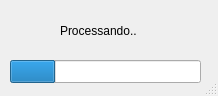
<?xml version="1.0" encoding="UTF-8"?>
<ui version="4.0">
 <class>DialogProgress</class>
 <widget class="QDialog" name="DialogProgress">
  <property name="windowModality">
   <enum>Qt::ApplicationModal</enum>
  </property>
  <property name="enabled">
   <bool>true</bool>
  </property>
  <property name="geometry">
   <rect>
    <x>0</x>
    <y>0</y>
    <width>218</width>
    <height>96</height>
   </rect>
  </property>
  <property name="contextMenuPolicy">
   <enum>Qt::NoContextMenu</enum>
  </property>
  <property name="windowTitle">
   <string>Applying</string>
  </property>
  <property name="sizeGripEnabled">
   <bool>true</bool>
  </property>
  <property name="modal">
   <bool>true</bool>
  </property>
  <widget class="QProgressBar" name="progressBar">
   <property name="geometry">
    <rect>
     <x>10</x>
     <y>60</y>
     <width>191</width>
     <height>23</height>
    </rect>
   </property>
   <property name="value">
    <number>24</number>
   </property>
   <property name="orientation">
    <enum>Qt::Horizontal</enum>
   </property>
   <property name="invertedAppearance">
    <bool>false</bool>
   </property>
   <property name="format">
    <string/>
   </property>
  </widget>
  <widget class="QLabel" name="label">
   <property name="geometry">
    <rect>
     <x>60</x>
     <y>20</y>
     <width>131</width>
     <height>21</height>
    </rect>
   </property>
   <property name="text">
    <string>Processando..</string>
   </property>
  </widget>
 </widget>
 <resources/>
 <connections/>
</ui>
